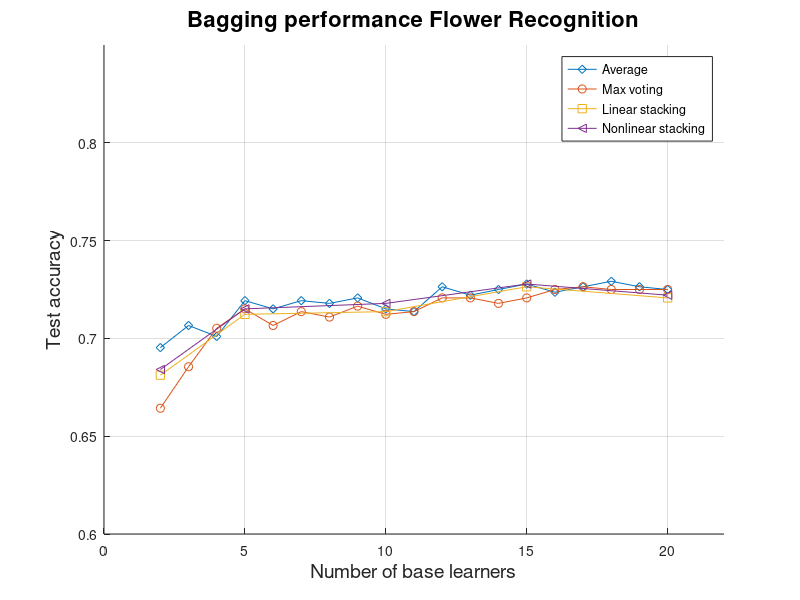

Source code (MATLAB):
%% Data 
clc, clear, clf 

% ---------- CIFAR10 ----------

% ----- Average -----
baseLearnersCIFAR10_Avg = 2:43;
fileID = fopen('CIFAR10_average_accuracies.txt');
testAccuracyCIFAR10_Average = fscanf(fileID,'%f');
fclose(fileID);
testAccuracyCIFAR10_Average(testAccuracyCIFAR10_Average == 0) = [];
        
% ----- Max voting -----      
baseLearnersCIFAR10_MaxVoting = 2:46;
fileID = fopen('CIFAR10_max_voting_accuracies.txt');
testAccuracyCIFAR10_MaxVoting = fscanf(fileID,'%f');
fclose(fileID);
testAccuracyCIFAR10_MaxVoting(testAccuracyCIFAR10_MaxVoting == 0) = [];

% ----- Basic stacking ----- 
baseLearnersCIFAR10_basicStacking = [2 5 10 15 20 25 30 35 40 45];
fileID = fopen('CIFAR10_basic_stacking_accuracies.txt');
testAccuracyCIFAR10_basicStacking = fscanf(fileID,'%f');
fclose(fileID);
testAccuracyCIFAR10_basicStacking(testAccuracyCIFAR10_basicStacking == 0) = [];
  
% ----- Small stacking -----
baseLearnersCIFAR10_smallStacking=[2 5 10 15 20 25 30 35 40 45];
fileID = fopen('CIFAR10_small_stacking_accuracies.txt');
testAccuracyCIFAR10_smallStacking = fscanf(fileID,'%f');
fclose(fileID);
testAccuracyCIFAR10_smallStacking(testAccuracyCIFAR10_smallStacking == 0) = [];

% ---------- CIFAR100 ----------

% ----- Average -----
baseLearnersCIFAR100_Avg = 2:46;
fileID = fopen('CIFAR100_average_accuracies.txt');
testAccuracyCIFAR100_Average = fscanf(fileID,'%f');
fclose(fileID);
testAccuracyCIFAR100_Average(testAccuracyCIFAR100_Average == 0) = [];
        
% ----- Max voting -----      
baseLearnersCIFAR100_MaxVoting = 2:46;
fileID = fopen('CIFAR100_max_voting_accuracies.txt');
testAccuracyCIFAR100_MaxVoting = fscanf(fileID,'%f');
fclose(fileID);
testAccuracyCIFAR100_MaxVoting(testAccuracyCIFAR100_MaxVoting == 0) = [];

% ----- Basic stacking ----- 
baseLearnersCIFAR100_basicStacking = [2 5 10 15 20 25 30 35 40 45];
fileID = fopen('CIFAR100_basic_stacking_accuracies.txt');
testAccuracyCIFAR100_basicStacking = fscanf(fileID,'%f');
fclose(fileID);
testAccuracyCIFAR100_basicStacking(testAccuracyCIFAR100_basicStacking == 0) = [];
  
% ----- Small stacking -----
baseLearnersCIFAR100_smallStacking=[2 5 10 15 20 25 30 35 40 45];
fileID = fopen('CIFAR100_small_stacking_accuracies.txt');
testAccuracyCIFAR100_smallStacking = fscanf(fileID,'%f');
fclose(fileID);
testAccuracyCIFAR100_smallStacking(testAccuracyCIFAR100_smallStacking == 0) = [];

% ---------- FR ----------

% ----- Average -----
baseLearnersFR_Avg = 2:20;
fileID = fopen('FR_average_accuracies.txt');
testAccuracyFR_Average = fscanf(fileID,'%f');
fclose(fileID);
testAccuracyFR_Average(testAccuracyFR_Average == 0) = [];
        
% ----- Max voting -----      
baseLearnersFR_MaxVoting = 2:20;
fileID = fopen('FR_max_voting_accuracies.txt');
testAccuracyFR_MaxVoting = fscanf(fileID,'%f');
fclose(fileID);
testAccuracyFR_MaxVoting(testAccuracyFR_MaxVoting == 0) = [];

% ----- Basic stacking ----- 
baseLearnersFR_basicStacking = [2 5 10 15 20];
fileID = fopen('FR_basic_stacking_accuracies.txt');
testAccuracyFR_basicStacking = fscanf(fileID,'%f');
fclose(fileID);
testAccuracyFR_basicStacking(testAccuracyFR_basicStacking == 0) = [];
  
% ----- Small stacking -----
baseLearnersFR_smallStacking=[2 5 10 15 20];
fileID = fopen('FR_small_stacking_accuracies.txt');
testAccuracyFR_smallStacking = fscanf(fileID,'%f');
fclose(fileID);
testAccuracyFR_smallStacking(testAccuracyFR_smallStacking == 0) = [];


%% Plot CIFAR10
clf

hold on
graph1 = plot(baseLearnersCIFAR10_Avg, testAccuracyCIFAR10_Average,'-d');
graph2 = plot(baseLearnersCIFAR10_MaxVoting, testAccuracyCIFAR10_MaxVoting,'-o');
graph3 = plot(baseLearnersCIFAR10_basicStacking, testAccuracyCIFAR10_basicStacking,'-s');
graph4 = plot(baseLearnersCIFAR10_smallStacking,testAccuracyCIFAR10_smallStacking,'-<');
hold off
xlabel('Number of base learners', 'FontSize', 14)
ylabel('Test accuracy', 'FontSize', 14)
axis([0 50 0.6 0.85])
grid on
%set(graph1,'LineWidth',2);
%set(graph2,'LineWidth',2);
%set(graph3,'LineWidth',2)
legend('Average', 'Max voting', 'Linear stacking','Nonlinear stacking','Location','Southeast')
title('Bagging performance CIFAR10', 'FontSize', 16)

%% Plot CIFAR100
clf

hold on
graph1 = plot(baseLearnersCIFAR100_Avg, testAccuracyCIFAR100_Average,'-d');
graph2 = plot(baseLearnersCIFAR100_MaxVoting, testAccuracyCIFAR100_MaxVoting,'-o');
graph3 = plot(baseLearnersCIFAR100_basicStacking, testAccuracyCIFAR100_basicStacking,'-s');
graph4 = plot(baseLearnersCIFAR100_smallStacking,testAccuracyCIFAR100_smallStacking,'-<');
hold off
xlabel('Number of base learners', 'FontSize', 14)
ylabel('Test accuracy', 'FontSize', 14)
axis([0 50 0.3 0.55])
grid on
%set(graph1,'LineWidth',2);
%set(graph2,'LineWidth',2);
%set(graph3,'LineWidth',2)
legend('Average', 'Max voting', 'Linear stacking','Nonlinear stacking','Location','Southeast')
title('Bagging performance CIFAR100', 'FontSize', 16)

%% Plot FR
clf

hold on
graph1 = plot(baseLearnersFR_Avg, testAccuracyFR_Average,'-d');
graph2 = plot(baseLearnersFR_MaxVoting, testAccuracyFR_MaxVoting,'-o');
graph3 = plot(baseLearnersFR_basicStacking, testAccuracyFR_basicStacking,'-s');
graph4 = plot(baseLearnersFR_smallStacking,testAccuracyFR_smallStacking,'-<');
hold off
xlabel('Number of base learners', 'FontSize', 14)
ylabel('Test accuracy', 'FontSize', 14)
axis([0 22 0.6 0.85])
grid on
%set(graph1,'LineWidth',2);
%set(graph2,'LineWidth',2);
%set(graph3,'LineWidth',2)
legend('Average', 'Max voting', 'Linear stacking','Nonlinear stacking','Location','Northeast')
title('Bagging performance Flower Recognition', 'FontSize', 16)